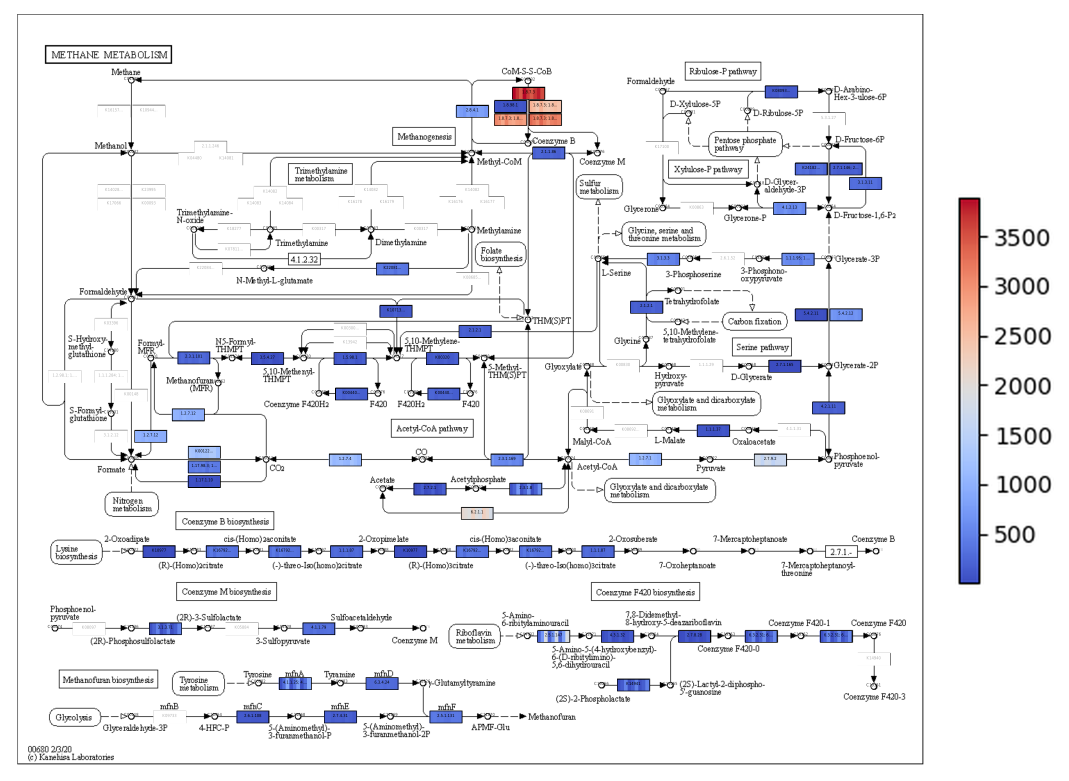
#> input picture desktop/lib/KEGGCharter-0.3.4/differential_Methane_metabolism.png, 3206 x 2341 px (shown at 1/3 size)
$ python -i keggcharter.py   (imports and definitions only)
#> lines starting #> are read from the running program, lines starting #| are printed output that depends on the picture
#!/usr/bin/env python

import json
import os
import sys
from argparse import ArgumentParser
from glob import glob
from io import StringIO
from pathlib import Path
from subprocess import run
from time import time, gmtime, strftime

import numpy as np
import pandas as pd
from Bio.KEGG.KGML import KGML_parser
from Bio.KEGG.REST import kegg_link, kegg_list, kegg_get
from matplotlib import pyplot as plt
from tqdm import tqdm

from keggpathway_map import KEGGPathwayMap, expand_by_list_column

__version__ = "0.3.4"


# [55 lines left out: function get_arguments, not called in this run]


def timed_message(message):
    print(strftime("%Y-%m-%d %H:%M:%S", gmtime()) + ': ' + message)


# [4 lines left out: function run_command, not called in this run]


def download_organism(directory):
    if not os.path.isfile(f"{directory}/organism"):
        run_command(f'wget http://rest.kegg.jp/list/organism -P {directory}')


# [4 lines left out: function read_input_file, not called in this run]


def further_information(data, kegg_column=None, ko_column=None, ec_column=None):
    data = get_cross_references(data, kegg_column=kegg_column, ko_column=ko_column, ec_column=ec_column)
    main_column = kegg_column if kegg_column is not None else ko_column if ko_column is not None else ec_column
    data = condense_data(data, main_column)
    return data, main_column


# Conversion functions
# [48 lines left out: functions id2id, ids_interconversion, not called in this run]


def get_cross_references(data, kegg_column=None, ko_column=None, ec_column=None):
    # KEGG ID to KO -> if KO column is not set, KEGGCharter will get them through the KEGG API
    if kegg_column:
        data = ids_interconversion(data, column=kegg_column, ids_type='kegg')
        data = ids_interconversion(data, column='KO (KEGGCharter)', ids_type='ko')
    if ko_column:
        data = ids_interconversion(data, column=ko_column, ids_type='ko')
        data = ids_interconversion(data, column='EC number (KEGGCharter)', ids_type='ec')
    if ec_column:
        data = ids_interconversion(data, column=ec_column, ids_type='ec')
        data = ids_interconversion(data, column='KO (KEGGCharter)', ids_type='ko')
    if not (kegg_column or ko_column or ec_column):
        exit('Need to specify a column with either KEGG IDs, KOs or EC numbers!')
    return data


# [27 lines left out: functions condense_data, prepare_data_for_charting, not called in this run]


# Get metabolic maps from KEGG Pathway
def keggcharter_prokaryotic_maps(file=f'{sys.path[0]}/KEGGCharter_prokaryotic_maps.txt'):
    return open(file).read().split('\n')


# [90 lines left out: functions kegg_metabolic_maps, write_kgml, write_kgmls, set_text_boxes_kgml, taxon2prefix, get_taxon_maps, not called in this run]


def parse_organism(file):
    return pd.read_csv(file, sep='\t', usecols=[1, 2], header=None, index_col=1, names=['prefix', 'name'])


# [142 lines left out: functions download_resources, get_mmaps2taxa, chart_map, get_pathway_and_ec_list, read_input, main, not called in this run]


# [4 lines not run here, left out]

>>> import cv2
>>> picture = cv2.imread('differential_Methane_metabolism.png', cv2.IMREAD_GRAYSCALE)
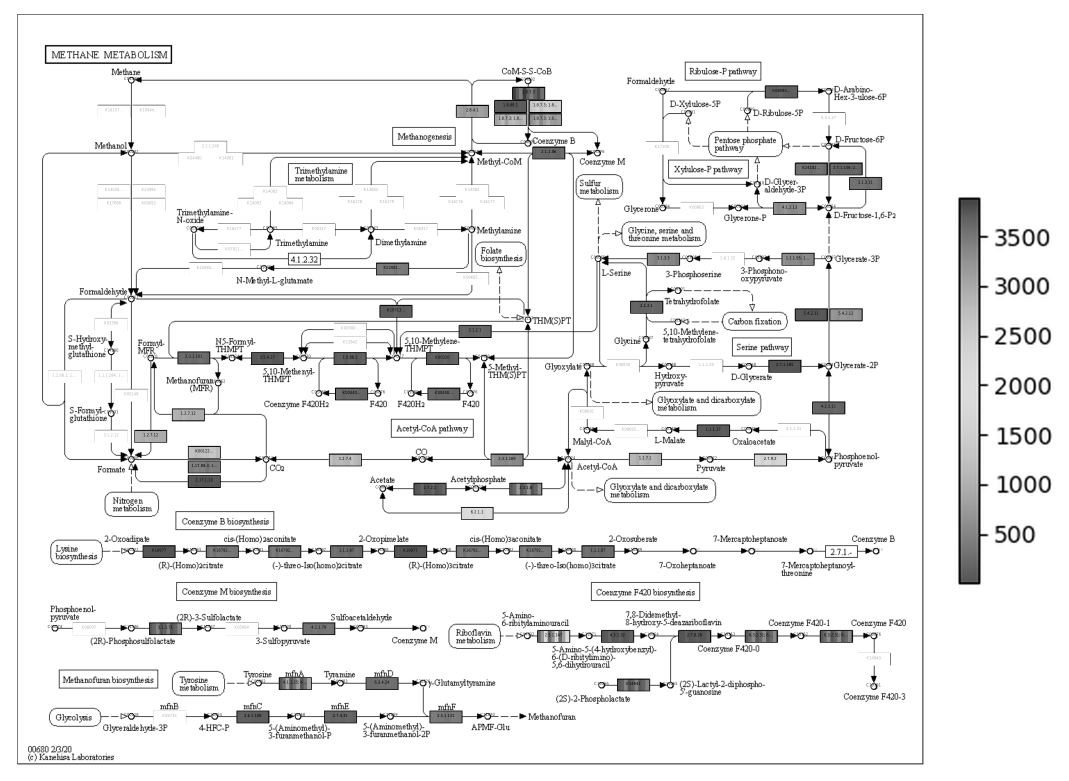
#> picture: shape (2341, 3206) (shown at 1/3 size); min 0, max 255, mean 238
#> (the run stopped early here; a loop or call above may not have finished)
